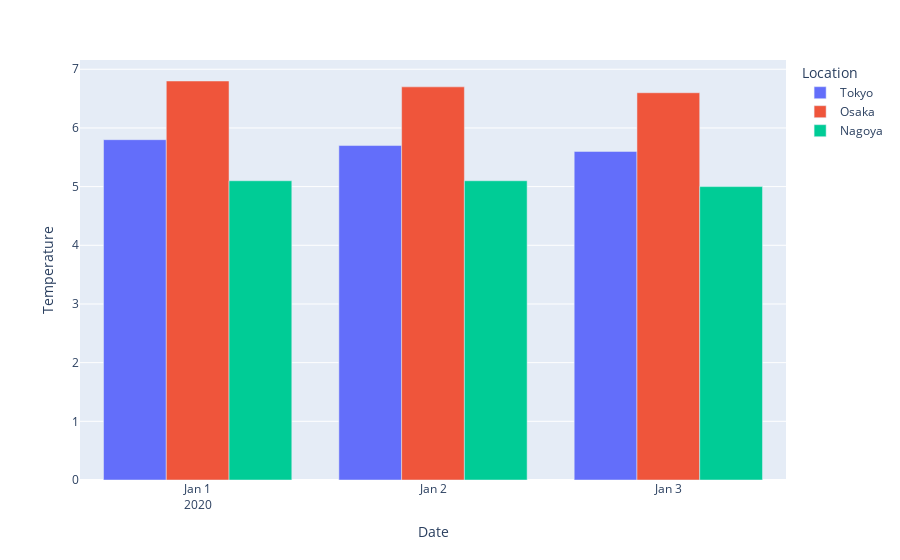

Source (notebook cell):
### Code cell
# エラーが出る時は、カーネルを再起動してください

import plotly.express as px

px.bar(tidy_df, x="Date", y="Temperature", color="Location", barmode="group").show()

### Figure 1 — Plotly figure (JSON) as saved in the notebook; plotly's stock layout.template omitted (floating-point values rounded to 4 significant figures)
{"data": [{"alignmentgroup": "True", "hovertemplate": "Location=Tokyo<br>Date=%{x}<br>Temperature=%{y}<extra></extra>", "legendgroup": "Tokyo", "marker": {"color": "#636efa", "pattern": {"shape": ""}}, "name": "Tokyo", "offsetgroup": "Tokyo", "orientation": "v", "showlegend": true, "textposition": "auto", "type": "bar", "x": ["2020-01-01T00:00:00", "2020-01-02T00:00:00", "2020-01-03T00:00:00"], "xaxis": "x", "y": [5.8, 5.7, 5.6], "yaxis": "y"}, {"alignmentgroup": "True", "hovertemplate": "Location=Osaka<br>Date=%{x}<br>Temperature=%{y}<extra></extra>", "legendgroup": "Osaka", "marker": {"color": "#EF553B", "pattern": {"shape": ""}}, "name": "Osaka", "offsetgroup": "Osaka", "orientation": "v", "showlegend": true, "textposition": "auto", "type": "bar", "x": ["2020-01-01T00:00:00", "2020-01-02T00:00:00", "2020-01-03T00:00:00"], "xaxis": "x", "y": [6.8, 6.7, 6.6], "yaxis": "y"}, {"alignmentgroup": "True", "hovertemplate": "Location=Nagoya<br>Date=%{x}<br>Temperature=%{y}<extra></extra>", "legendgroup": "Nagoya", "marker": {"color": "#00cc96", "pattern": {"shape": ""}}, "name": "Nagoya", "offsetgroup": "Nagoya", "orientation": "v", "showlegend": true, "textposition": "auto", "type": "bar", "x": ["2020-01-01T00:00:00", "2020-01-02T00:00:00", "2020-01-03T00:00:00"], "xaxis": "x", "y": [5.1, 5.1, 5], "yaxis": "y"}], "layout": {"barmode": "group", "legend": {"title": {"text": "Location"}, "tracegroupgap": 0}, "margin": {"t": 60}, "xaxis": {"anchor": "y", "domain": [0, 1], "title": {"text": "Date"}}, "yaxis": {"anchor": "x", "domain": [0, 1], "title": {"text": "Temperature"}}}}
